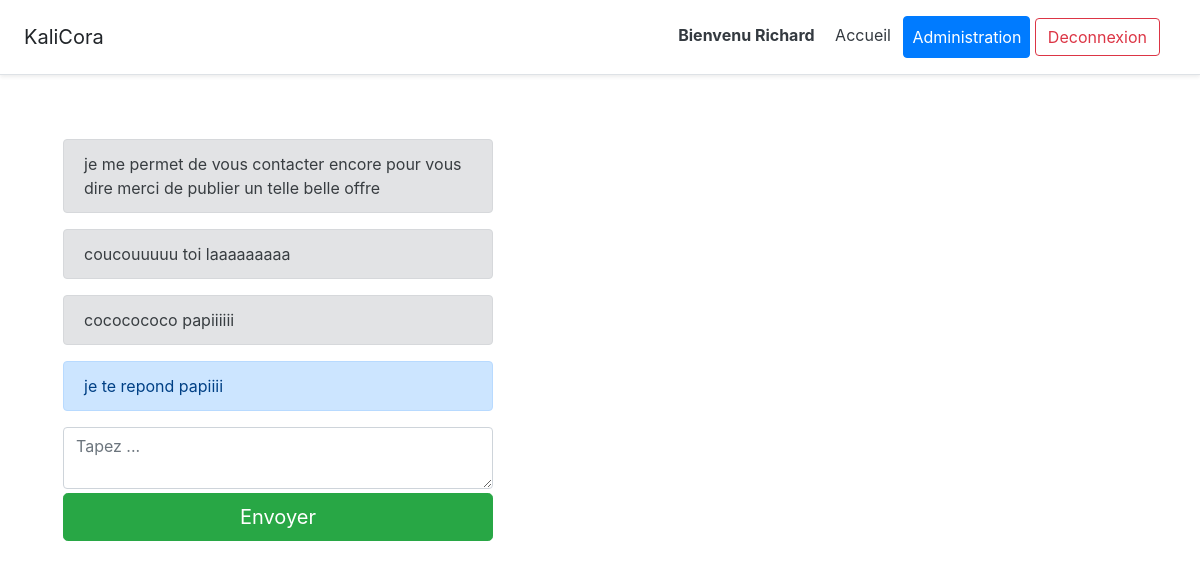
Screenshot of /chat.php?id=5 (signed in) with the database file from the repository.
### tables this page shows
CREATE TABLE IF NOT EXISTS `messages` (
  `id_message` int(5) NOT NULL AUTO_INCREMENT,
  `id_envoyeur` int(11) NOT NULL,
  `id_receveur` int(11) NOT NULL,
  `message_` text,
  `date_message` datetime DEFAULT NULL,
  PRIMARY KEY (`id_message`),
  KEY `id_envoyeur` (`id_envoyeur`),
  KEY `id_receveur` (`id_receveur`)
);

### chat.php (the view, shortened to what this page needs)
<?php
include("header.php");
require("connexionBDD.php");
$idreponse = $_SESSION['idreponse'];
$proprio = $_SESSION['id_membre'];
$chatvendeur = $db->query("SELECT * FROM messages where id_receveur = $proprio
                        AND id_envoyeur = $idreponse OR id_envoyeur = $proprio AND id_receveur = $idreponse ORDER BY date_message ASC ");
?>
<html>
<section class="container-fluid p-5">
<aside class="col-5">
<?php while($chatrecu = $chatvendeur->fetch()){
    ?>
<?php
    if($chatrecu['id_envoyeur'] == $proprio)
    {
    ?>
<div class="alert alert-secondary" role="alert">
<?=$chatrecu['message_']?>
<?php
    }
    else
    {
        ?>
        <div class="alert alert-primary" role="alert">
  <?=$chatrecu['message_']?>
</div>
<?php
    }
    ?>
</div>
<?php
    }
    ?>
<form method = "POST"  action ="chat.php">
<div class="mb-1">
    <textarea class="form-control" id="desc"  placeholder="Tapez ..." name="reponse" rows="2"></textarea>
</div>
<button class="btn btn-success btn-lg btn-block" type="submit">Envoyer</button>
</form>
</aside>
</section>
</html>

### rows the page displays
messages: message_ "je me permet de vous contacter encore pour vous dire merci de publier un telle belle offre"
messages: message_ "coucouuuuu toi laaaaaaaaa"
messages: message_ "cococococo papiiiiii"
messages: message_ "je te repond papiiii"

### other values shown
$_SESSION['nom'] "Richard"
